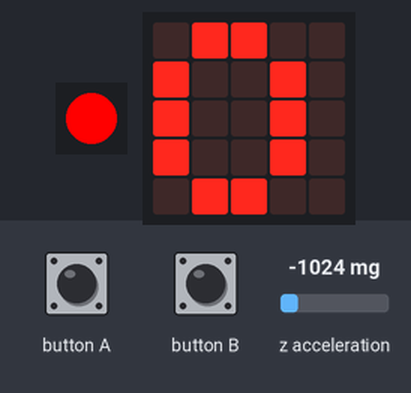
A program run on a simulated Calliope mini (MakeCode). Parts: 1 RGB LEDs in strip order, left to right, the board's 5×5 LED display. The inputs (shaded band) are chosen by the test bench; at power-on: z acceleration -1024 mg.

Above: at 0.1 s.
2.1 s: button A pressed for 0.15 s
At 2.8 s:
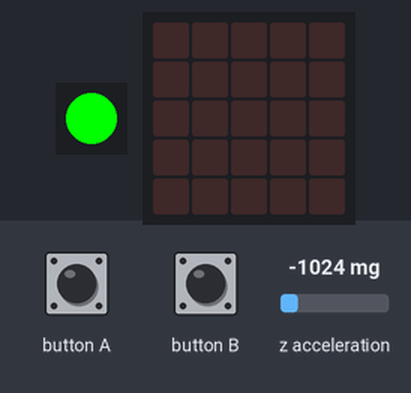
3.7 s: button B pressed for 0.15 s
At 6.5 s:
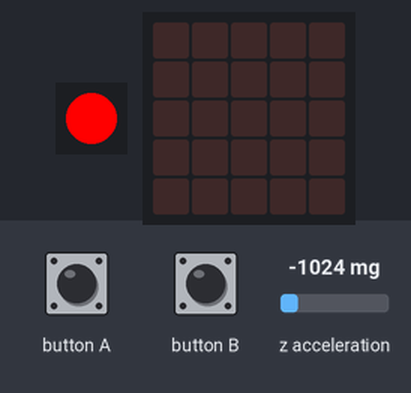
Timing chart, 0 to 8.0 s (numbered marks = the images above; inputs shaded):
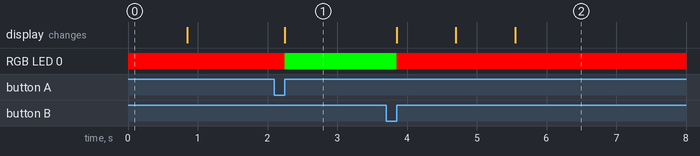

Measured:
- after the input at 2.1 s, RGB LED 0: RGB(255, 0, 0) → RGB(0, 255, 0) after 0.15 s
- after the input at 3.7 s, RGB LED 0: RGB(0, 255, 0) → RGB(255, 0, 0) after 0.15 s; the display: first changes after 0.15 s (image 2 shows a later state)

The program:

main.ts
```typescript
input.onButtonPressed(Button.A, function () {
    Start = true
    basic.setLedColor(0x00ff00)
    Startzeit = input.runningTime()
    Schritte = 0
})
input.onButtonPressed(Button.B, function () {
    if (Start == true) {
        Start = false
        basic.setLedColor(0xff0000)
        Zeitdifferenz = input.runningTime() - Startzeit
        basic.showNumber(Math.round(Zeitdifferenz / 1000))
        basic.pause(100)
        basic.showNumber(Schritte)
        basic.pause(100)
        basic.clearScreen()
    }
})
let Zeitdifferenz = 0
let Startzeit = 0
let Beschleunigung = 0
let Start = false
let Schritte = 0
basic.setLedColor(0xff0000)
Schritte = 0
Start = false
basic.showNumber(Beschleunigung)
basic.pause(100)
basic.clearScreen()
basic.forever(function () {
    Beschleunigung = input.acceleration(Dimension.Z)
    if (Start == true && Beschleunigung > 3000) {
        music.playTone(262, music.beat(BeatFraction.Eighth))
        Schritte += 1
    }
})
```

test.ts
```typescript
// Hier kann man Tests durchführen; diese Datei wird nicht kompiliert, wenn dieses Paket als Erweiterung verwendet wird.
```
